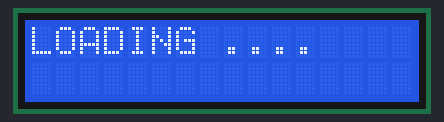
A sketch run on a simulated Arduino Uno, built with avr-gcc and run on an emulated ATmega328P. Parts: 16×2 character LCD.

Above: at 0.1 s.
At 5.2 s:
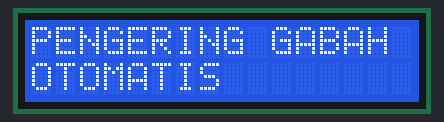
At 10.2 s:
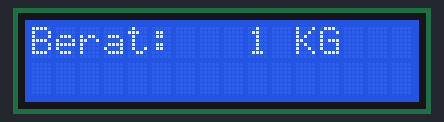

Measured:
- what the display in image 1 shows lasts 5.0 s, from 5.1 s to 10.1 s

The sketch:

testLcd2.ino
```cpp
#include <LiquidCrystal_I2C.h>
LiquidCrystal_I2C lcd(0x27, 16, 2);

void setup() {
  lcd.begin();
   lcd.setCursor(0,0);
  lcd.print("LOADING ....");
delay(5000);
lcd.clear();
 lcd.setCursor(0,0);
  lcd.print("PENGERING GABAH");
  lcd.setCursor(0,1);
  lcd.print("OTOMATIS");
  delay(5000);
lcd.clear();
}

void loop(){
  lcd.setCursor(0,0);
  lcd.print("Berat:   1 KG");
delay(1000000000000000000);
}
```
